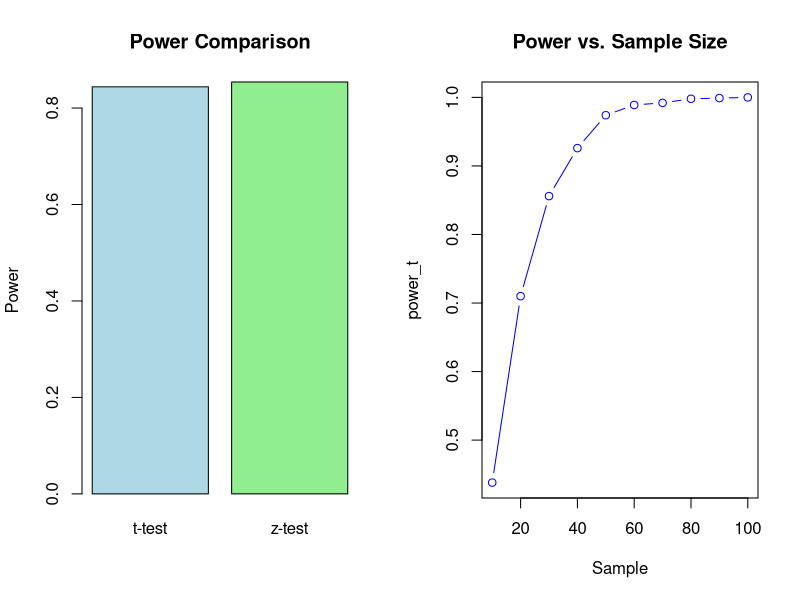

Here is the R script that generated this plot:
# Lab 15: Compare the Power of Different Tests for the Same Hypothesis
# Parameters
mu0 <- 5 # Null hypothesis mean
mu1 <- 6 # Alternative hypothesis mean 
sigma <- 2 # Population standard deviation
n <- 30 # Sample size
alpha <- 0.05 # Significance level
N_sim <- 1000 # Number of simulations

# Initialize power counters
power_t_test <- 0
power_z_test <- 0

# Simulation
set.seed(123)
for (i in 1:N_sim) 
{
 # Simulate data under H1
 data <- rnorm(n, mean = mu1, sd = sigma)
 
 # Perform t-test
 t_test <- t.test(data, mu = mu0, alternative = "greater")
 if (t_test$p.value < alpha) {power_t_test <- power_t_test + 1}
 
 # Perform z-test
 z_stat <- (mean(data) - mu0) / (sigma / sqrt(n))
 z_critical <- qnorm(1 - alpha)
 if (z_stat > z_critical) {power_z_test <- power_z_test + 1}
}
# Output
print(paste("Power of t-test:", power_t_test / N_sim))
print(paste("Power of z-test:", power_z_test / N_sim))

# Graphical Output
par(mfrow = c(1, 2))

# Power comparison
barplot(c(power_t_test / N_sim, power_z_test / N_sim), names.arg = c("t-test", "z-test"), col = c("lightblue", "lightgreen"), main = "Power Comparison", ylab = "Power")

# Effect of sample size on power
sample_sizes <- seq(10, 100, by = 10)
power_t <- sapply(sample_sizes, function(n) {
 sum(replicate(N_sim, t.test(rnorm(n, mean = mu1, sd = sigma), mu = mu0, alternative = "greater")$p.value < alpha)) / N_sim
})
plot(sample_sizes, power_t, type = "b", col = "blue", main = "Power vs. Sample Size", xlab = "Sample")